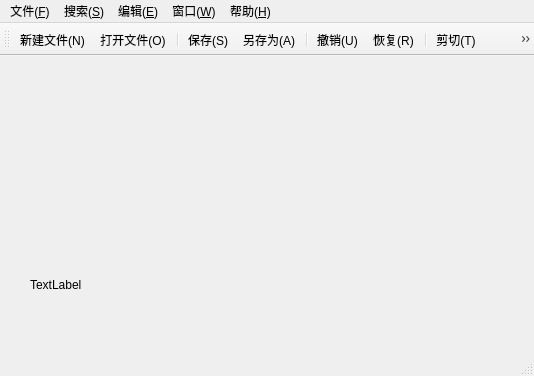
<?xml version="1.0" encoding="UTF-8"?>
<ui version="4.0">
 <class>MainWindow</class>
 <widget class="QMainWindow" name="MainWindow">
  <property name="geometry">
   <rect>
    <x>0</x>
    <y>0</y>
    <width>534</width>
    <height>376</height>
   </rect>
  </property>
  <property name="windowTitle">
   <string>MainWindow</string>
  </property>
  <widget class="QWidget" name="centralWidget">
   <widget class="QLabel" name="label">
    <property name="geometry">
     <rect>
      <x>30</x>
      <y>220</y>
      <width>67</width>
      <height>17</height>
     </rect>
    </property>
    <property name="text">
     <string>TextLabel</string>
    </property>
   </widget>
  </widget>
  <widget class="QStatusBar" name="statusBar"/>
  <widget class="QToolBar" name="mainToolBar">
   <attribute name="toolBarArea">
    <enum>TopToolBarArea</enum>
   </attribute>
   <attribute name="toolBarBreak">
    <bool>false</bool>
   </attribute>
   <addaction name="action_open"/>
   <addaction name="action_open_2"/>
   <addaction name="separator"/>
   <addaction name="action_save"/>
   <addaction name="action_saveAdd"/>
   <addaction name="separator"/>
   <addaction name="action_undo"/>
   <addaction name="action_redo"/>
   <addaction name="separator"/>
   <addaction name="action_cut"/>
   <addaction name="action_copy"/>
   <addaction name="action_paste"/>
   <addaction name="separator"/>
   <addaction name="action_prive"/>
   <addaction name="action_next"/>
   <addaction name="separator"/>
   <addaction name="action_exit"/>
  </widget>
  <widget class="QMenuBar" name="menuBar">
   <property name="geometry">
    <rect>
     <x>0</x>
     <y>0</y>
     <width>534</width>
     <height>28</height>
    </rect>
   </property>
   <widget class="QMenu" name="menu">
    <property name="title">
     <string>文件(&amp;F)</string>
    </property>
    <addaction name="action_open"/>
    <addaction name="action_open_2"/>
    <addaction name="separator"/>
    <addaction name="action_save"/>
    <addaction name="action_saveAdd"/>
    <addaction name="separator"/>
    <addaction name="action_print"/>
    <addaction name="separator"/>
    <addaction name="action_exit"/>
   </widget>
   <widget class="QMenu" name="menu_F">
    <property name="title">
     <string>搜索(&amp;S)</string>
    </property>
    <addaction name="action_search"/>
    <addaction name="action_replace"/>
   </widget>
   <widget class="QMenu" name="menu_E">
    <property name="title">
     <string>编辑(&amp;E)</string>
    </property>
    <widget class="QMenu" name="menu_3">
     <property name="title">
      <string>字体大小</string>
     </property>
     <addaction name="action16"/>
     <addaction name="action30"/>
     <addaction name="action60"/>
     <addaction name="action72"/>
    </widget>
    <widget class="QMenu" name="menu_4">
     <property name="title">
      <string>编码(&amp;O)</string>
     </property>
     <addaction name="actionGB18030"/>
     <addaction name="actionUTF_8"/>
    </widget>
    <addaction name="action_undo"/>
    <addaction name="action_redo"/>
    <addaction name="separator"/>
    <addaction name="action_cut"/>
    <addaction name="action_copy"/>
    <addaction name="action_paste"/>
    <addaction name="separator"/>
    <addaction name="action_del"/>
    <addaction name="action_allSelect"/>
    <addaction name="separator"/>
    <addaction name="menu_4"/>
    <addaction name="menu_3"/>
    <addaction name="action_changeLine"/>
   </widget>
   <widget class="QMenu" name="menu_W">
    <property name="title">
     <string>窗口(&amp;W)</string>
    </property>
    <widget class="QMenu" name="menu_5">
     <property name="title">
      <string>改变背景</string>
     </property>
     <addaction name="action1"/>
     <addaction name="action2"/>
     <addaction name="action3"/>
    </widget>
    <addaction name="action_close"/>
    <addaction name="action_closeAll"/>
    <addaction name="separator"/>
    <addaction name="action_pingpu"/>
    <addaction name="action_cengdie"/>
    <addaction name="separator"/>
    <addaction name="action_prive"/>
    <addaction name="action_next"/>
    <addaction name="separator"/>
    <addaction name="menu_5"/>
   </widget>
   <widget class="QMenu" name="menu_H">
    <property name="title">
     <string>帮助(&amp;H)</string>
    </property>
    <addaction name="action_about"/>
    <addaction name="action_Qt"/>
   </widget>
   <addaction name="menu"/>
   <addaction name="menu_F"/>
   <addaction name="menu_E"/>
   <addaction name="menu_W"/>
   <addaction name="menu_H"/>
  </widget>
  <action name="action_open">
   <property name="icon">
    <iconset resource="res.qrc">
     <normaloff>:/new/prefix1/images1/new.png</normaloff>:/new/prefix1/images1/new.png</iconset>
   </property>
   <property name="text">
    <string>新建文件(&amp;N)</string>
   </property>
   <property name="shortcut">
    <string>Ctrl+N</string>
   </property>
  </action>
  <action name="action_save">
   <property name="icon">
    <iconset resource="res.qrc">
     <normaloff>:/new/prefix1/images1/save.png</normaloff>:/new/prefix1/images1/save.png</iconset>
   </property>
   <property name="text">
    <string>保存(&amp;S)</string>
   </property>
   <property name="shortcut">
    <string>Ctrl+S</string>
   </property>
  </action>
  <action name="action_saveAdd">
   <property name="icon">
    <iconset resource="res.qrc">
     <normaloff>:/new/prefix1/images1/saveAs.png</normaloff>:/new/prefix1/images1/saveAs.png</iconset>
   </property>
   <property name="text">
    <string>另存为(&amp;A)</string>
   </property>
   <property name="shortcut">
    <string>Ctrl+A</string>
   </property>
  </action>
  <action name="action_print">
   <property name="text">
    <string>打印(&amp;P)</string>
   </property>
  </action>
  <action name="action_exit">
   <property name="icon">
    <iconset resource="res.qrc">
     <normaloff>:/new/prefix1/images1/exit.png</normaloff>:/new/prefix1/images1/exit.png</iconset>
   </property>
   <property name="text">
    <string>退出(&amp;E)</string>
   </property>
   <property name="shortcut">
    <string>Esc</string>
   </property>
  </action>
  <action name="action_search">
   <property name="text">
    <string>查找(&amp;N)</string>
   </property>
   <property name="shortcut">
    <string>Ctrl+F</string>
   </property>
  </action>
  <action name="action_replace">
   <property name="text">
    <string>替换(&amp;R)</string>
   </property>
   <property name="shortcut">
    <string>Ctrl+R</string>
   </property>
  </action>
  <action name="action_undo">
   <property name="icon">
    <iconset resource="res.qrc">
     <normaloff>:/new/prefix1/images1/undo.png</normaloff>:/new/prefix1/images1/undo.png</iconset>
   </property>
   <property name="text">
    <string>撤销(&amp;U)</string>
   </property>
  </action>
  <action name="action_redo">
   <property name="icon">
    <iconset resource="res.qrc">
     <normaloff>:/new/prefix1/images1/redo.png</normaloff>:/new/prefix1/images1/redo.png</iconset>
   </property>
   <property name="text">
    <string>恢复(&amp;R)</string>
   </property>
  </action>
  <action name="action_cut">
   <property name="icon">
    <iconset resource="res.qrc">
     <normaloff>:/new/prefix1/images1/cut.png</normaloff>:/new/prefix1/images1/cut.png</iconset>
   </property>
   <property name="text">
    <string>剪切(&amp;T)</string>
   </property>
   <property name="shortcut">
    <string>Ctrl+X</string>
   </property>
  </action>
  <action name="action_copy">
   <property name="icon">
    <iconset resource="res.qrc">
     <normaloff>:/new/prefix1/images1/copy.png</normaloff>:/new/prefix1/images1/copy.png</iconset>
   </property>
   <property name="text">
    <string>复制(&amp;C)</string>
   </property>
   <property name="shortcut">
    <string>Ctrl+C</string>
   </property>
  </action>
  <action name="action_paste">
   <property name="icon">
    <iconset resource="res.qrc">
     <normaloff>:/new/prefix1/images1/paste.png</normaloff>:/new/prefix1/images1/paste.png</iconset>
   </property>
   <property name="text">
    <string>粘贴(&amp;P)</string>
   </property>
   <property name="shortcut">
    <string>Ctrl+V</string>
   </property>
  </action>
  <action name="action_del">
   <property name="text">
    <string>删除(&amp;D)</string>
   </property>
  </action>
  <action name="action_allSelect">
   <property name="text">
    <string>全选(&amp;S)</string>
   </property>
   <property name="shortcut">
    <string>Ctrl+A</string>
   </property>
  </action>
  <action name="action_changeLine">
   <property name="text">
    <string>自动换行</string>
   </property>
  </action>
  <action name="action16">
   <property name="text">
    <string>16</string>
   </property>
  </action>
  <action name="action30">
   <property name="text">
    <string>30</string>
   </property>
  </action>
  <action name="action60">
   <property name="text">
    <string>60</string>
   </property>
  </action>
  <action name="action72">
   <property name="text">
    <string>72</string>
   </property>
  </action>
  <action name="actionGB18030">
   <property name="text">
    <string>GB18030</string>
   </property>
  </action>
  <action name="actionUTF_8">
   <property name="text">
    <string>UTF-8</string>
   </property>
  </action>
  <action name="action_close">
   <property name="text">
    <string>关闭(&amp;L)</string>
   </property>
  </action>
  <action name="action_closeAll">
   <property name="text">
    <string>全部关闭(&amp;A)</string>
   </property>
  </action>
  <action name="action_pingpu">
   <property name="text">
    <string>平铺(&amp;C)</string>
   </property>
  </action>
  <action name="action_cengdie">
   <property name="text">
    <string>层叠(&amp;T)</string>
   </property>
  </action>
  <action name="action_prive">
   <property name="icon">
    <iconset resource="res.qrc">
     <normaloff>:/new/prefix1/images1/previous.png</normaloff>:/new/prefix1/images1/previous.png</iconset>
   </property>
   <property name="text">
    <string>上一个(&amp;P)</string>
   </property>
  </action>
  <action name="action_next">
   <property name="icon">
    <iconset resource="res.qrc">
     <normaloff>:/new/prefix1/images1/next.png</normaloff>:/new/prefix1/images1/next.png</iconset>
   </property>
   <property name="text">
    <string>下一个(&amp;N)</string>
   </property>
  </action>
  <action name="action1">
   <property name="text">
    <string>1</string>
   </property>
  </action>
  <action name="action2">
   <property name="text">
    <string>2</string>
   </property>
  </action>
  <action name="action3">
   <property name="text">
    <string>3</string>
   </property>
  </action>
  <action name="action_about">
   <property name="icon">
    <iconset resource="res.qrc">
     <normaloff>:/new/prefix1/images1/about.png</normaloff>:/new/prefix1/images1/about.png</iconset>
   </property>
   <property name="text">
    <string>关于(&amp;A)</string>
   </property>
  </action>
  <action name="action_Qt">
   <property name="text">
    <string>关于Qt(&amp;Q)</string>
   </property>
  </action>
  <action name="action_open_2">
   <property name="icon">
    <iconset resource="res.qrc">
     <normaloff>:/new/prefix1/images1/open.png</normaloff>:/new/prefix1/images1/open.png</iconset>
   </property>
   <property name="text">
    <string>打开文件(&amp;O)</string>
   </property>
   <property name="shortcut">
    <string>Ctrl+O</string>
   </property>
  </action>
 </widget>
 <layoutdefault spacing="6" margin="11"/>
 <resources>
  <include location="res.qrc"/>
 </resources>
 <connections/>
</ui>
